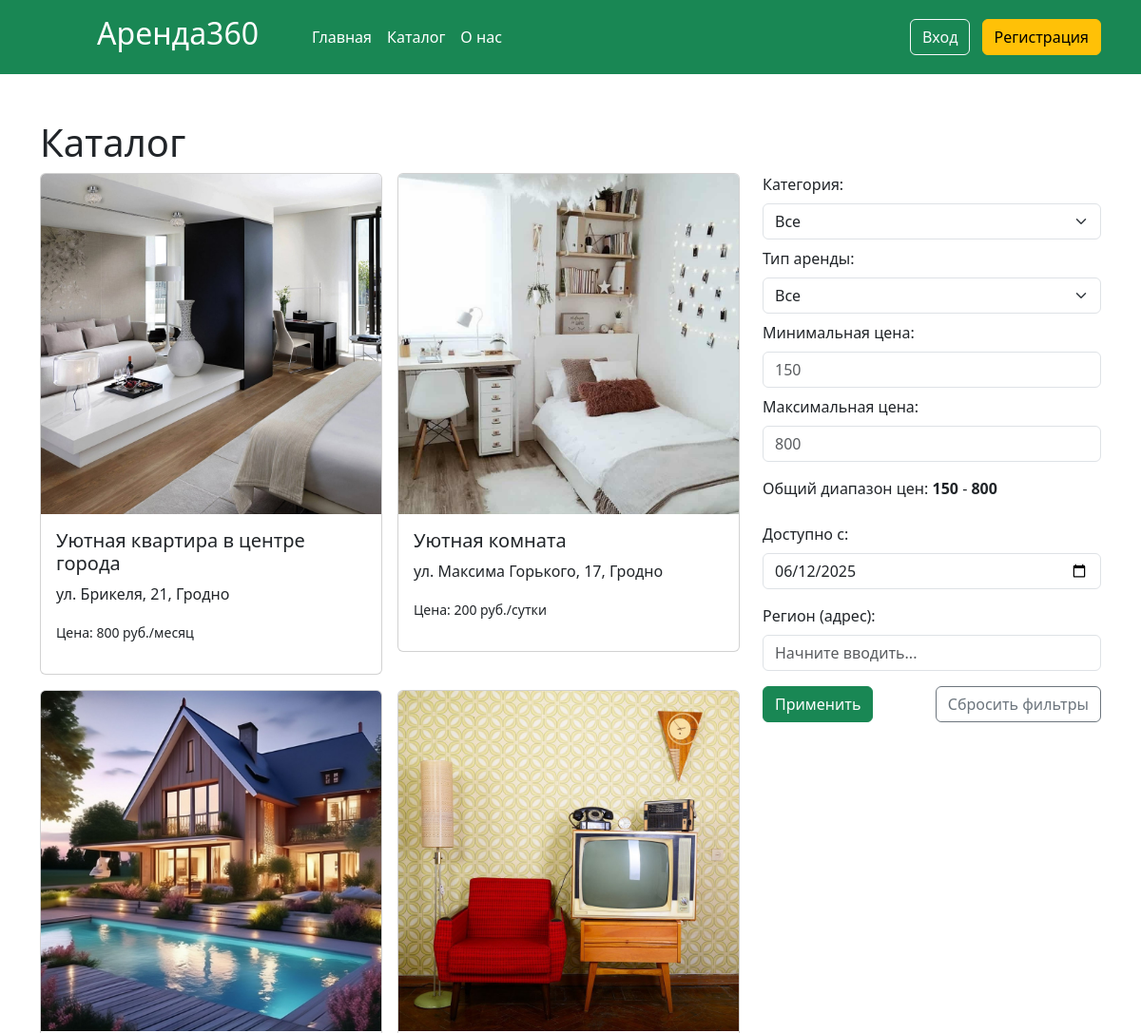
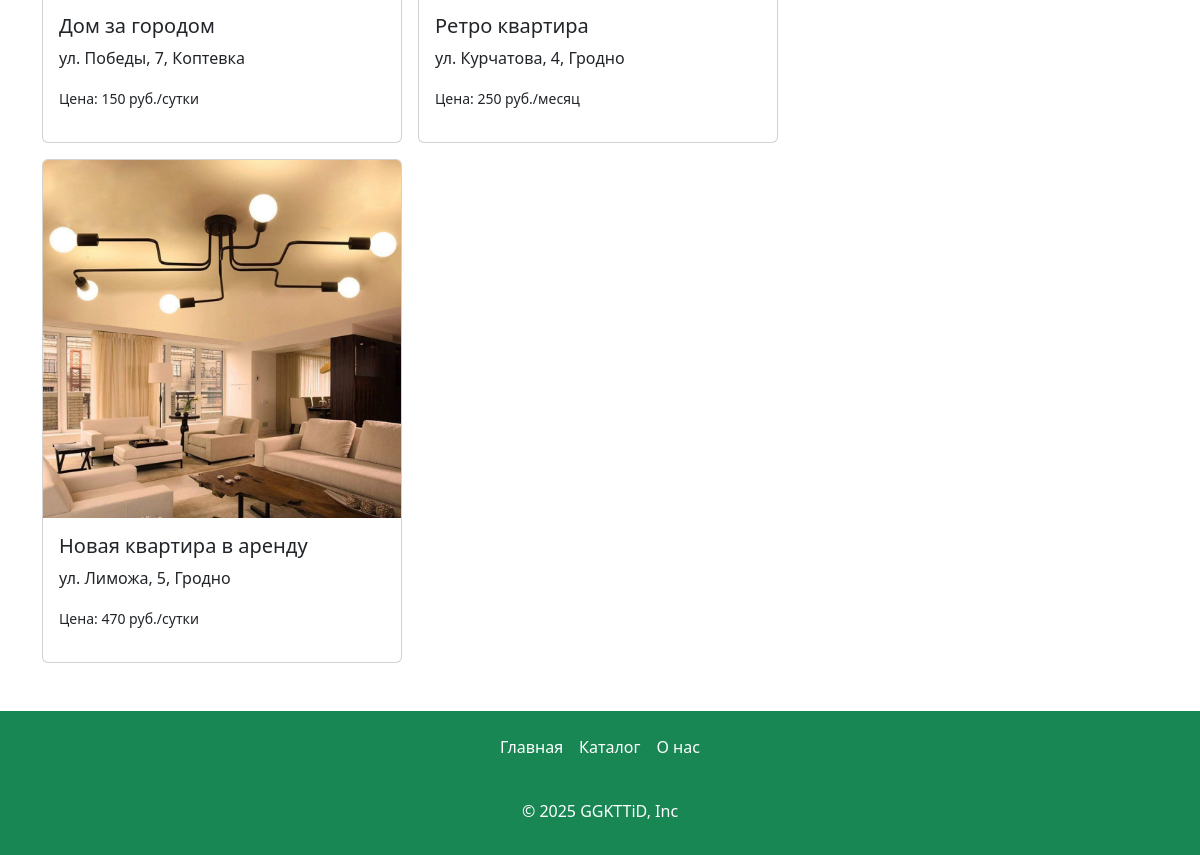
/catalog, run on the app's committed database (2 pictures, top to bottom).
### app.py (models this page shows, shortened)
class Articles(db.Model):
    id = db.Column(db.Integer,primary_key=True)
    title = db.Column(db.String(100))
    text = db.Column(db.Text)
    image_name = db.Column(db.String(100))
    category = db.Column(db.String(100))
    price = db.Column(db.Integer)
    floor = db.Column(db.Integer)
    entrance = db.Column(db.Integer)
    type_app = db.Column(db.String(100))
    address= db.Column(db.String(100))
    count_rooms = db.Column(db.Integer)
    hide = db.Column(db.Boolean, default=True)
    id_user = db.Column(db.Integer, db.ForeignKey('users.id'))
    orders = db.relationship('Orders', backref='article', lazy=True)
    images = db.relationship('Image', backref='article', lazy=True, cascade="all, delete-orphan")

### app.py (the view)
@app.route('/catalog')
def catalog():
    if request.method == 'GET':
        category = request.args.get('category')
        min_price = request.args.get('min_price')
        max_price = request.args.get('max_price')
        type_app = request.args.get('type_app')
        address_filter = request.args.get('address')
        available_date_str = request.args.get('available_date')
        available_date = datetime.strptime(available_date_str, "%Y-%m-%d") if available_date_str else None
        count_rooms = request.args.get('room_type')
        min_price_all = db.session.query(func.min(Articles.price)).scalar()
        max_price_all = db.session.query(func.max(Articles.price)).scalar()
        query = Articles.query
        addresses = db.session.query(Articles.address).distinct().all()
        addresses = [a[0] for a in addresses if a[0]]
        if address_filter:
           query = query.filter(func.lower(Articles.address).ilike(func.lower(f"%{address_filter}%")))
           print(query)
        if category:
            query = query.filter(Articles.category == category)
        if min_price:
            query = query.filter(Articles.price >= int(min_price))
        if max_price:
            query = query.filter(Articles.price <= int(max_price))
        if type_app:
            query = query.filter(Articles.type_app == type_app)
        if available_date:
            query = query.filter(~Articles.orders.any(Orders.date == available_date))
        if count_rooms:
            if int(count_rooms) >= 4:
                query = query.filter(Articles.count_rooms >= int(count_rooms))
            else:
                query = query.filter(Articles.count_rooms == int(count_rooms))
        filtered_articles = query.all()
        return render_template("catalog.html",addresses=addresses, datetime = datetime, timedelta=timedelta, articles=filtered_articles,min_price_all=min_price_all,max_price_all=max_price_all)

### app.py (called while the page is built)
@app.context_processor
def inject_unread_messages():
    if 'name' in session:
        current_user = Users.query.filter_by(email=session['name']).first()
        unread_count = Messages.query.filter_by(recipient_id=current_user.id, is_read=False).count()
        return dict(unread_messages=unread_count)
    return dict(unread_messages=0)

@app.context_processor
def inject_user():
    def get_user_name():
        if 'name' in session:
            return Users.query.filter_by(email=session['name']).first()
    return dict(active_user=get_user_name())

@app.context_processor
def inject_unread_count():
    if 'name' in session:
        user = Users.query.filter_by(email=session['name']).first()
        if user:
            unread_count = Notification.query.filter_by(user_id=user.id, is_read=False).count()
            return dict(unread_notifications=unread_count)
    return dict(unread_notifications=0)

### templates/catalog.html (shortened to what this page needs)
{% extends 'base.html' %}
{% block main %}
  <main>
    <div class="container my-5">
        <h1>Каталог</h1>
      <div class="row">
        <div class="col-md-8">
          <div class="row g-3">
            {%if articles%}
            {%for article in articles%}
            {%if not article.hide%}
            <div class="col-md-6">
              <a href="/card/{{article.id}}" class="card-link">
                <div class="card">
                  <img
                    src="./static/img/upload/{{article.image_name}}"
                    class="card-img-top"
                    alt="{{article.title}}"
                  />
                  <div class="card-body">
                    <h5 class="card-title">{{article.title}}</h5>
                    <p class="font-weight-bold">{{article.address}}</p>
                    <p><small>Цена: {{article.price}} руб./{%if article.type_app=="Посуточная"%}сутки{%else%}месяц{%endif%}</small></p>
                  </div>
                </div>
              </a>
            </div>
            {%endif%}
            {%endfor%}
            {%else%}
              <p>Ничего не найдено!</p>
            {%endif%}
          </div>
        </div>
        <div class="col-md-4">
          <form method="GET" action="/catalog" class="">
            <label for="category" class="form-label">Категория:</label>
            <select name="category" id="category" class="form-select" onchange="toggleRoomType()">
                <option value="">Все</option>
            </select>
            <label for="type_app" class="form-label mt-2">Тип аренды:</label>
            <select name="type_app" id="type_app" class="form-select">
                <option value="">Все</option>
            </select>
            <label for="min_price" class="form-label mt-2">Минимальная цена:</label>
            <input type="number" min="1" class="form-control" name="min_price" id="min_price" placeholder="{{min_price_all}}" value="{{ request.args.get('min_price', '') }}">
            <label for="max_price" class="form-label mt-2">Максимальная цена:</label>
            <input type="number" min="1" class="form-control" name="max_price" id="max_price" placeholder="{{max_price_all}}" value="{{ request.args.get('max_price', '') }}">
            <p class="mt-3">
              Общий диапазон цен:
              <span class="fw-bold">{{ min_price_all }}</span> -
              <span class="fw-bold">{{ max_price_all }}</span>
            </p>
            <label for="available_date" class="form-label mt-2">Доступно с:</label>
            <input type="date" class="form-control" name="available_date" id="available_date"
            value="{{ request.args.get('available_date', datetime.now().strftime('%Y-%m-%d')) }}"
            min="{{ datetime.now().strftime('%Y-%m-%d') }}"
            max="{{ (datetime.now() + timedelta(days=365)).strftime('%Y-%m-%d') }}">
            <label for="address" class="form-label mt-3">Регион (адрес):</label>
            <input list="addresses" name="address" id="address" class="form-control"
                   value="{{ request.args.get('address', '') }}" placeholder="Начните вводить...">
            <div class="d-flex justify-content-between mt-3">
                <button type="submit" class="btn btn-success">Применить</button>
                <a href="/catalog" class="btn btn-outline-secondary">Сбросить фильтры</a>
            </div>
          </form>
        </div>
      </div>
    </div>
  </main>
{% endblock %}

### static/css/style.css (style rules this page uses)
html { height: 100%; }
body { display: flex; flex-direction: column; height: 100%; background-color: #ffff; border-radius: 30px; }
main { flex: 1 0 auto; }
.card-link { text-decoration: none; }
.card { transition: box-shadow 0.3s; }

### data on the page
Articles: image_name (picture), title "Уютная квартира в центре города", address "ул. Брикеля, 21, Гродно", price "800", type_app "месяц"
Articles: image_name (picture), title "Уютная комната", address "ул. Максима Горького, 17, Гродно", price "200", type_app "сутки"
Articles: image_name (picture), title "Дом за городом", address "ул. Победы, 7, Коптевка", price "150", type_app "сутки"
Articles: image_name (picture), title "Ретро квартира", address "ул. Курчатова, 4, Гродно", price "250", type_app "месяц"
Articles: image_name (picture), title "Новая квартира в аренду", address "ул. Лиможа, 5, Гродно", price "470", type_app "сутки"

### other printed values
{{ min_price_all }} "150"
{{ max_price_all }} "800"
